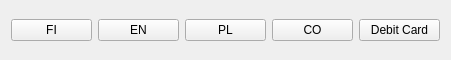
   <widget class="QWidget" name="LanguageSelectionAndContrast" native="true">
    <property name="geometry">
     <rect>
      <x>30</x>
      <y>20</y>
      <width>451</width>
      <height>60</height>
     </rect>
    </property>
    <property name="minimumSize">
     <size>
      <width>60</width>
      <height>60</height>
     </size>
    </property>
    <layout class="QGridLayout" name="gridLayout">
     <item row="0" column="3">
      <widget class="QPushButton" name="btnLanguagePolish">
       <property name="text">
        <string>PL</string>
       </property>
       <property name="checkable">
        <bool>true</bool>
       </property>
       <property name="autoExclusive">
        <bool>true</bool>
       </property>
      </widget>
     </item>
     <item row="0" column="0">
      <widget class="QPushButton" name="btnLanguageFinnish">
       <property name="text">
        <string>FI</string>
       </property>
       <property name="checkable">
        <bool>true</bool>
       </property>
       <property name="autoExclusive">
        <bool>true</bool>
       </property>
      </widget>
     </item>
     <item row="0" column="1">
      <widget class="QPushButton" name="btnLanguageEnglish">
       <property name="text">
        <string>EN</string>
       </property>
       <property name="checkable">
        <bool>true</bool>
       </property>
       <property name="autoExclusive">
        <bool>true</bool>
       </property>
      </widget>
     </item>
     <item row="0" column="4">
      <widget class="QPushButton" name="btnContrast">
       <property name="text">
        <string>CO</string>
       </property>
      </widget>
     </item>
     <item row="0" column="5">
      <widget class="QPushButton" name="btnCreditDebit">
       <property name="text">
        <string>Debit Card</string>
       </property>
      </widget>
     </item>
    </layout>
   </widget>
